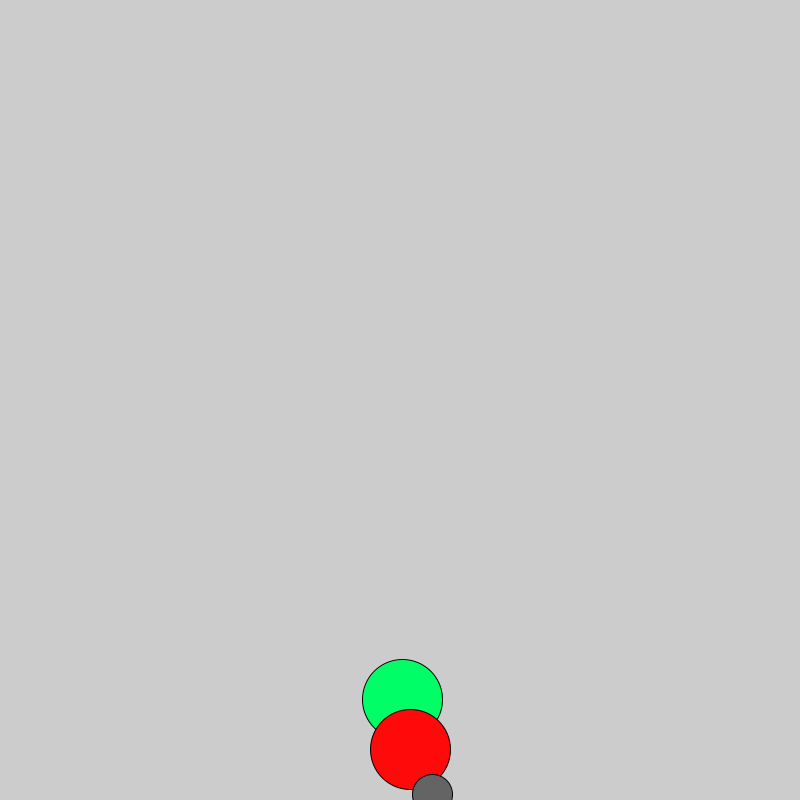
Frame 1 (no input)
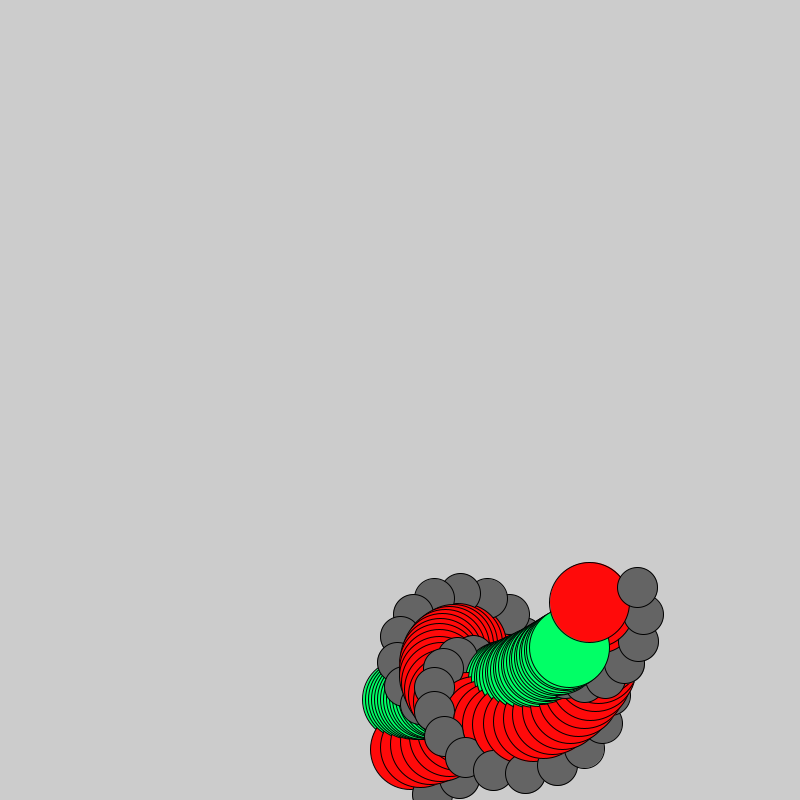
Frame 60 (the mouse pressed at the canvas centre just before this capture)
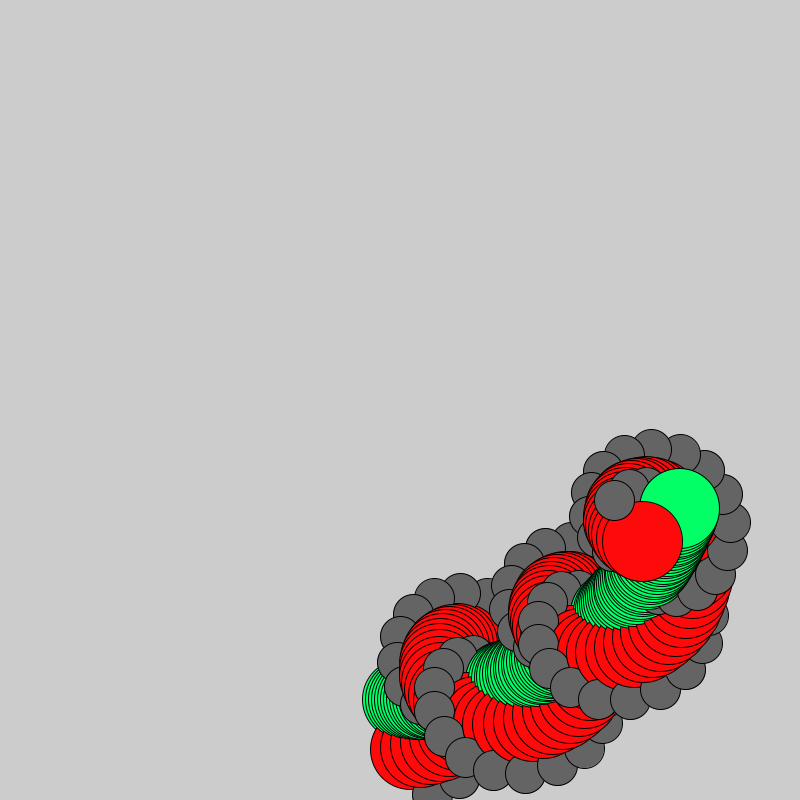
Frame 120 (the mouse held since frame 60 and released just before this capture)

The Processing sketch that drew these frames (run headless with seeded random() and noise(); from frame 60 on, the mouse is pressed at the canvas centre):

// Processing sketch: processing_135489
// ── processing_135489.pde


float i = 0;
void setup() {
  size(800, 800);
}
void draw() {
  //background(255);
i=i+0.01;
float posicionX = 300*sin(i);
float posicionY = 300*cos(i);
 
float otraPosicionX = 50*sin(i*15);
float otraPosicionY = 50*cos(i*15);
 
float otraMasX = 50*sin(i*45);
float otraMasY = 50*cos(i*45);
float grueso = 80;
fill(i*2, 500, 102, 300);
  ellipse((width/2)+posicionX, (width/2)+posicionY, grueso, grueso);
 fill(700, 10, 10);
 ellipse((width/2)+posicionX+otraPosicionX, (width/2)+posicionY+otraPosicionY, grueso, grueso);
 fill(100);
 ellipse((width/2) + posicionX + otraPosicionX + otraMasX, (width/2) + posicionY + otraPosicionY + otraMasY, grueso/2, grueso/2);
 
}
